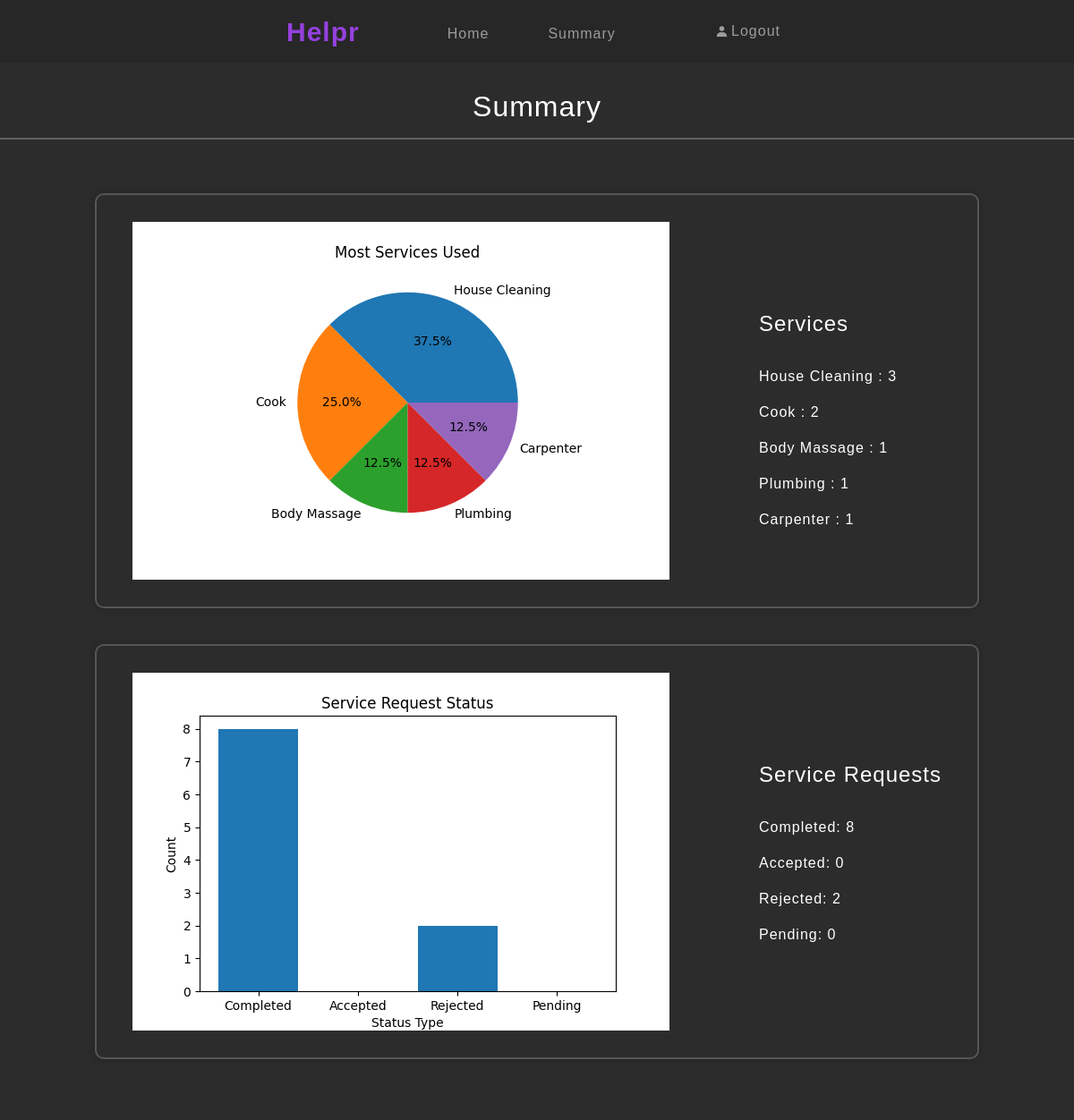
The app's page /admin_dashboard/admin_summary (signed in) with its own data.
### db.py (models this page shows)
class Services(db.Model):
    _tablename_ = 'services'
    id = db.Column(db.Integer, primary_key=True)
    service_name = db.Column(db.String(80), unique=True, nullable=False)
    description = db.Column(db.String(120), nullable=True)
    base_price = db.Column(db.Integer, nullable=True)
    time_duration = db.Column(db.String(80), nullable=True)
    professionals = db.relationship('User', back_populates='service', cascade="all, delete")
    request = db.relationship('ServiceRequest', back_populates='service', cascade="all, delete-orphan")

### app.py (the view)
@app.route('/admin_dashboard/admin_summary', methods=['GET', 'POST'])
def admin_summary():
    if not session.get('is_admin'):
        flash('Session over. Login to access this page.', 'danger')
        return redirect('/login')
    service_counts = {}
    services = Services.query.join(ServiceRequest, Services.id == ServiceRequest.service_id).filter(ServiceRequest.status == 'completed').all()
    for service in services:
        service_counts[service.service_name] = ServiceRequest.query.filter_by(service_id=service.id, status='completed').count()
    summary = os.path.join(curr_dir, 'static', 'image', 'summary.png')
    plt.figure(figsize=(6, 4))
    plt.pie(service_counts.values(), labels=service_counts.keys(), autopct='%1.1f%%')
    plt.title('Most Services Used')
    plt.savefig(summary, format='png')
    plt.close()
    completed = ServiceRequest.query.filter_by(status='completed').count()
    accepted = ServiceRequest.query.filter_by(status='accepted').count()
    rejected = ServiceRequest.query.filter_by(status='rejected').count()
    pending = ServiceRequest.query.filter_by(status='pending').count()
    summary1 = os.path.join(curr_dir, 'static', 'image', 'summary1.png')
    status = ['Completed', 'Accepted', 'Rejected', 'Pending']
    counts = [completed, accepted, rejected, pending]
    plt.figure(figsize=(6, 4))
    plt.bar(x=status, height=counts)
    plt.title('Service Request Status')
    plt.xlabel('Status Type')
    plt.ylabel('Count')
    plt.savefig(summary1, format='png')
    plt.close()
    return render_template('admin_summary.html', services=services, service_counts=service_counts, completed=completed, accepted=accepted, rejected=rejected, pending=pending)

### templates/admin_summary.html
{% extends "header.html" %} {% block remtitle %} - Summary{% endblock %}
{% block nav %}
<a class=" nav-link main-icon " href="/admin_dashboard" id="index">Helpr</a>
<div class="collapse navbar-collapse" id="navbarNavAltMarkup" style="padding-left: 90px; padding-top: 5PX;">
    <div class="navbar-nav" >
        <a class="nav-link wite" aria-current="page" href="/admin_dashboard" >Home</a>
    </div>
    <div class="navbar-nav" style="padding-left: 50px;">
        <a class="nav-link wite" aria-current="page" href="/admin_dashboard/admin_summary" >Summary</a>
    </div>
</div>
<div class="navbar-nav wite">
    <a class="nav-link d-flex align-items-center" aria-current="page" href="/logout">
        <i class="bx bxs-user" style="margin-right: 2px; font-size: 15px"></i>
        Logout
    </a>
</div>
{% endblock %}
{% block content %}
<h2 class="text-center" style="color: #fff; margin-top: 100px;">Summary</h2>
<hr style="border: 1px solid white; margin-bottom: 60px;">
<div class="cntr column">
    <div class="column">
        <div class="wrapper6 d-flex" >
            <img  src="{{ url_for('static', filename='image/summary.png') }}" alt="chart for most services used" class="img-fluid">
            <div style="margin: 100px 0 0 100px;">
                <h4 style="color: #fff;">Services</h4>
                <br>
                {% for service, count in service_counts.items() %}
                    <p style="color: #fff;">{{service}} : {{count}}</p>
                {% endfor %}
            </div>
        </div>
        <div class="wrapper6 d-flex">
            <img src="{{ url_for('static', filename='image/summary1.png') }}" alt="chart of service request " class="img-fluid">
            <div style="margin: 100px 0 0 100px;">
                <h4 style="color: #fff;">Service Requests</h4>
                <br>
                <p style="color: #fff;">Completed: {{completed}}</p>
                <p style="color: #fff;">Accepted: {{accepted}}</p>
                <p style="color: #fff;">Rejected: {{rejected}}</p>
                <p style="color: #fff;">Pending: {{pending}}</p>
            </div>
        </div>
    </div>
</div>
{% endblock %}

### static/css/styles.css (style rules this page uses)
* { margin: 0; padding: 0; box-sizing: border-box; font-family: "fredoka", sans-serif; letter-spacing: 1px; }
.main-icon { color: #9541df; font-family: "Fredoka", sans-serif; font-optical-sizing: auto; font-size: 30px; font-weight: 700; font-style: normal; font-variation-settings:"wdth" 100; }
.wite { color: rgb(155, 155, 155) }
.cntr { display: flex; justify-content: center; align-items: center; background-color: rgb(44, 44, 44) }
.wrapper6 { width: auto; background: transparent; border: 2px solid rgba(255, 255, 255, 0.2); box-shadow: 0 0 10px rgba(0, 0, 0, 0.2); border-radius: 10px; padding: 30px 40px; margin: auto auto 40px auto; }

### records on screen
Services: service_name "House Cleaning", count "3"
Services: service_name "Cook", count "2"
Services: service_name "Body Massage", count "1"
Services: service_name "Plumbing", count "1"
Services: service_name "Carpenter", count "1"

### other values on screen
{{ completed }} "8"
{{ accepted }} "0"
{{ rejected }} "2"
{{ pending }} "0"
